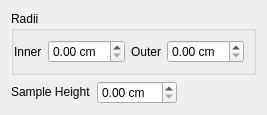
                     <widget class="QWidget" name="page_4">
                      <layout class="QVBoxLayout" name="verticalLayout_56">
                       <item>
                        <widget class="QGroupBox" name="groupBox_4">
                         <property name="title">
                          <string>Radii</string>
                         </property>
                         <layout class="QHBoxLayout" name="horizontalLayout_89">
                          <property name="leftMargin">
                           <number>0</number>
                          </property>
                          <item>
                           <widget class="QLabel" name="innerRadiiLabel">
                            <property name="sizePolicy">
                             <sizepolicy hsizetype="Preferred" vsizetype="Preferred">
                              <horstretch>0</horstretch>
                              <verstretch>0</verstretch>
                             </sizepolicy>
                            </property>
                            <property name="text">
                             <string>Inner</string>
                            </property>
                           </widget>
                          </item>
                          <item>
                           <widget class="ExponentialSpinBox" name="innerRadiiSpinBox">
                            <property name="sizePolicy">
                             <sizepolicy hsizetype="Expanding" vsizetype="Fixed">
                              <horstretch>0</horstretch>
                              <verstretch>0</verstretch>
                             </sizepolicy>
                            </property>
                            <property name="suffix">
                             <string> cm</string>
                            </property>
                           </widget>
                          </item>
                          <item>
                           <widget class="QLabel" name="outerRadiiLabel">
                            <property name="sizePolicy">
                             <sizepolicy hsizetype="Preferred" vsizetype="Preferred">
                              <horstretch>0</horstretch>
                              <verstretch>0</verstretch>
                             </sizepolicy>
                            </property>
                            <property name="text">
                             <string>Outer</string>
                            </property>
                           </widget>
                          </item>
                          <item>
                           <widget class="ExponentialSpinBox" name="outerRadiiSpinBox">
                            <property name="sizePolicy">
                             <sizepolicy hsizetype="Expanding" vsizetype="Fixed">
                              <horstretch>0</horstretch>
                              <verstretch>0</verstretch>
                             </sizepolicy>
                            </property>
                            <property name="suffix">
                             <string> cm</string>
                            </property>
                           </widget>
                          </item>
                         </layout>
                        </widget>
                       </item>
                       <item>
                        <layout class="QHBoxLayout" name="horizontalLayout_36">
                         <item>
                          <widget class="QLabel" name="sampleHeightLabel_4">
                           <property name="sizePolicy">
                            <sizepolicy hsizetype="Preferred" vsizetype="Fixed">
                             <horstretch>0</horstretch>
                             <verstretch>0</verstretch>
                            </sizepolicy>
                           </property>
                           <property name="text">
                            <string>Sample Height</string>
                           </property>
                          </widget>
                         </item>
                         <item>
                          <widget class="ExponentialSpinBox" name="normalisationSampleHeightSpinBox">
                           <property name="sizePolicy">
                            <sizepolicy hsizetype="Expanding" vsizetype="Fixed">
                             <horstretch>0</horstretch>
                             <verstretch>0</verstretch>
                            </sizepolicy>
                           </property>
                           <property name="suffix">
                            <string> cm</string>
                           </property>
                          </widget>
                         </item>
                         <item>
                          <spacer name="horizontalSpacer_6">
                           <property name="orientation">
                            <enum>Qt::Horizontal</enum>
                           </property>
                           <property name="sizeHint" stdset="0">
                            <size>
                             <width>40</width>
                             <height>20</height>
                            </size>
                           </property>
                          </spacer>
                         </item>
                        </layout>
                       </item>
                      </layout>
                     </widget>
